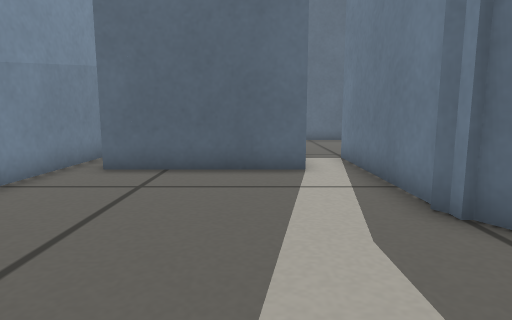
[1] (above)

12 first-person views from a walk through a robot-simulator world made for Gazebo. The camera is 0.28 m above the floor, tilts 8° down and sees 75° across. The floor is counted in squares, 0.2 m on a side. Each view is taken from the middle of a square. On the plan, view 1 faces up. The plan holds only what a view shows up to about 15 squares ahead; the rest is blank.

[2]
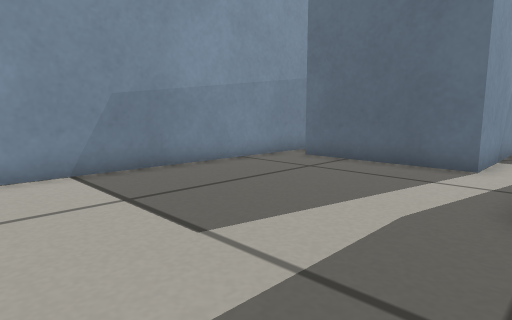

[3]
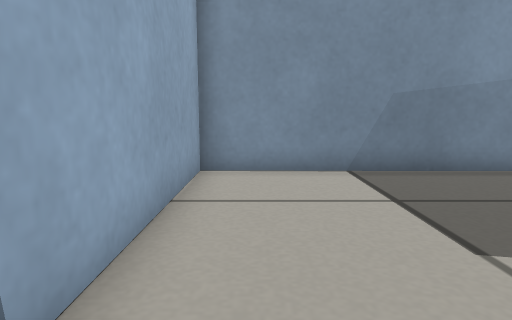

[4]
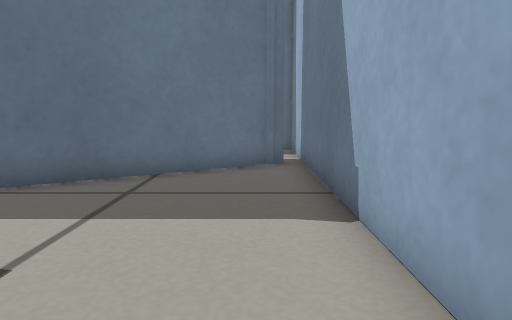

[5]
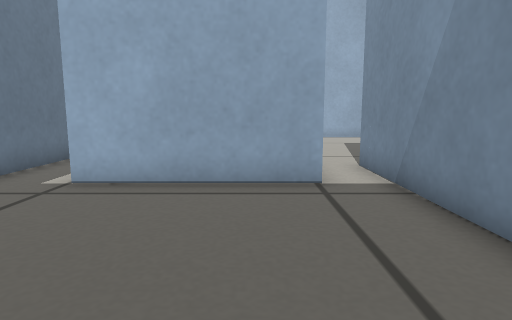

[6]
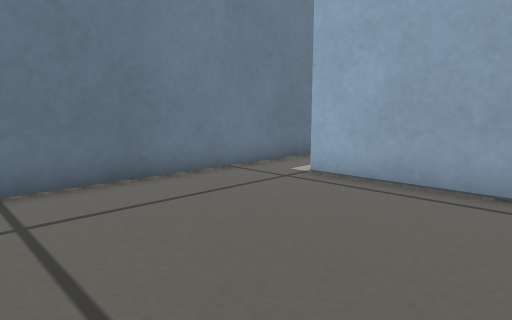

[7]
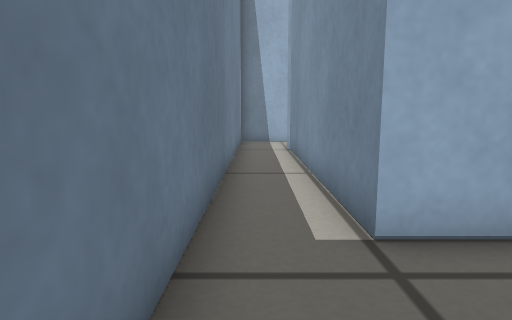

[8]
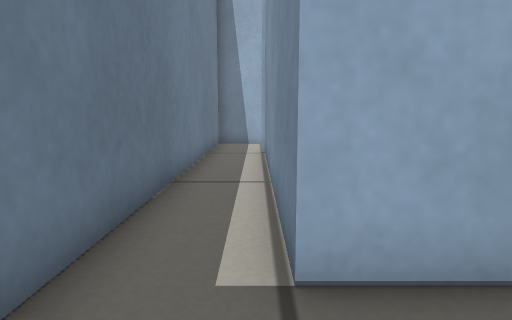

[9]
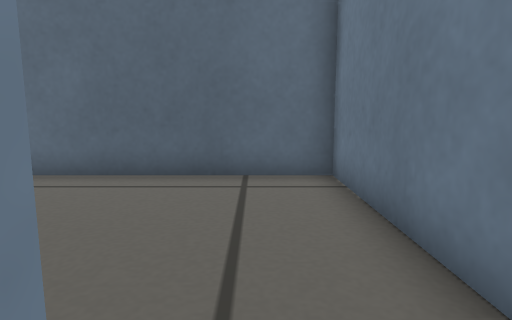

[10]
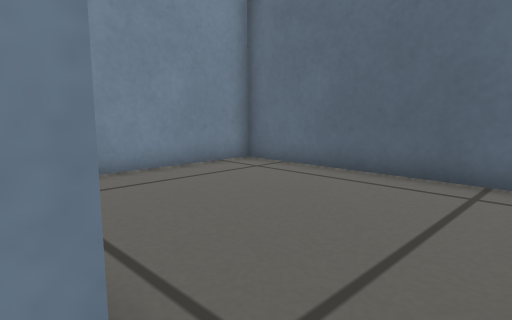

[11]
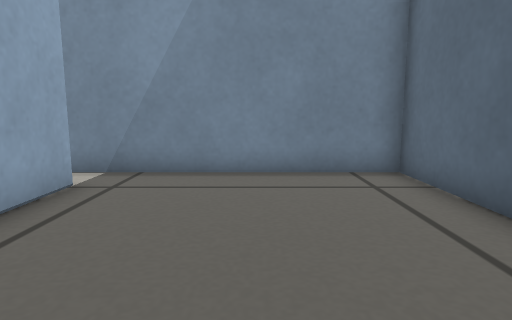

[12]
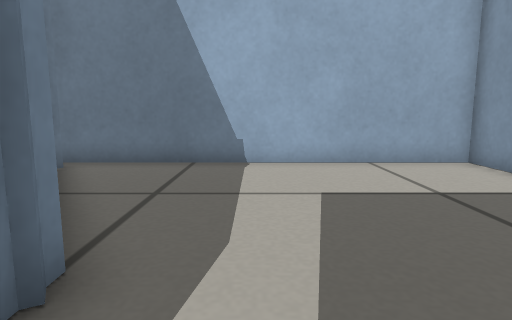

### Floor plan
Points are (right, up) in squares from view 1. A wall is a line through its corners. A room is listed if a view was taken in it or the views show most of it. See-through windows are left out.
Room 1 (views 1, 2, 3, 4, 12)
walls: (2.7, 4.1) (2.7, 10.5); (6.3, -1.9) (2.5, 4.7); (1.2, 10.5) (1.2, 8.1) (-3.9, 8.1); (-4.9, 10) (-5, -2.4) (6, -2.4)
ways out: opening at (2, 10) to room 2; gap at (6, -2) to room 2
Room 2 (views 5, 6, 7, 8, 9, 10, 11)
walls: (2.7, 10.5) (7.7, 10.5) (7.7, 1); (6, -2.4) (9.7, -2.4) (9.7, 17.4) (1.2, 17.4) (1.2, 10.5)
ways out: opening at (2, 10) to room 1; gap at (6, -2) to room 1

Where each view was taken, in squares from view 1:
view 1: 0 up, 0 right, facing up
view 2: 1 down, 3 right, facing up-left
view 3: 1 down, 3 right, facing left
view 4: 1 down, 3 left, facing right
view 5: 17 up, 4 right, facing down
view 6: 17 up, 3 right, facing down-right
view 7: 14 up, 9 right, facing down
view 8: 13 up, 8 right, facing down
view 9: 10 up, 8 right, facing up
view 10: 10 up, 9 right, facing up-left
view 11: 14 up, 9 right, facing left
view 12: 7 up, 1 right, facing down
